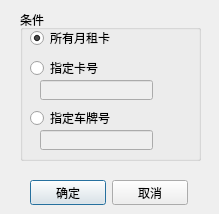
<?xml version="1.0" encoding="UTF-8"?>
<ui version="4.0">
 <class>CDlgQueryWhere</class>
 <widget class="QDialog" name="CDlgQueryWhere">
  <property name="geometry">
   <rect>
    <x>0</x>
    <y>0</y>
    <width>219</width>
    <height>214</height>
   </rect>
  </property>
  <property name="windowTitle">
   <string>月租卡进出次数查询条件</string>
  </property>
  <widget class="QGroupBox" name="groupBox">
   <property name="geometry">
    <rect>
     <x>20</x>
     <y>10</y>
     <width>181</width>
     <height>151</height>
    </rect>
   </property>
   <property name="title">
    <string>条件</string>
   </property>
   <widget class="QRadioButton" name="rb1">
    <property name="geometry">
     <rect>
      <x>10</x>
      <y>20</y>
      <width>89</width>
      <height>16</height>
     </rect>
    </property>
    <property name="text">
     <string>所有月租卡</string>
    </property>
    <property name="checked">
     <bool>true</bool>
    </property>
   </widget>
   <widget class="QRadioButton" name="rb2">
    <property name="geometry">
     <rect>
      <x>10</x>
      <y>50</y>
      <width>89</width>
      <height>16</height>
     </rect>
    </property>
    <property name="text">
     <string>指定卡号</string>
    </property>
   </widget>
   <widget class="QRadioButton" name="rb3">
    <property name="geometry">
     <rect>
      <x>10</x>
      <y>100</y>
      <width>89</width>
      <height>16</height>
     </rect>
    </property>
    <property name="text">
     <string>指定车牌号</string>
    </property>
   </widget>
   <widget class="QLineEdit" name="edtCard">
    <property name="enabled">
     <bool>false</bool>
    </property>
    <property name="geometry">
     <rect>
      <x>20</x>
      <y>70</y>
      <width>113</width>
      <height>20</height>
     </rect>
    </property>
   </widget>
   <widget class="QLineEdit" name="edtPlate">
    <property name="enabled">
     <bool>false</bool>
    </property>
    <property name="geometry">
     <rect>
      <x>20</x>
      <y>120</y>
      <width>113</width>
      <height>20</height>
     </rect>
    </property>
   </widget>
  </widget>
  <widget class="QWidget" name="">
   <property name="geometry">
    <rect>
     <x>30</x>
     <y>180</y>
     <width>158</width>
     <height>25</height>
    </rect>
   </property>
   <layout class="QHBoxLayout" name="horizontalLayout">
    <item>
     <widget class="QPushButton" name="btnOK">
      <property name="text">
       <string>确定</string>
      </property>
     </widget>
    </item>
    <item>
     <widget class="QPushButton" name="btnCancel">
      <property name="text">
       <string>取消</string>
      </property>
     </widget>
    </item>
   </layout>
  </widget>
 </widget>
 <resources/>
 <connections/>
</ui>
